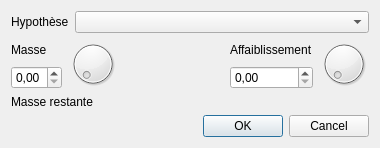
<?xml version="1.0" encoding="UTF-8"?>
<ui version="4.0">
 <class>masseDialog</class>
 <widget class="QDialog" name="masseDialog">
  <property name="geometry">
   <rect>
    <x>0</x>
    <y>0</y>
    <width>380</width>
    <height>140</height>
   </rect>
  </property>
  <property name="windowTitle">
   <string>Affecter une hypothèse</string>
  </property>
  <property name="locale">
   <locale language="French" country="France"/>
  </property>
  <layout class="QVBoxLayout" name="verticalLayout">
   <item>
    <layout class="QHBoxLayout" name="horizontalLayout">
     <item>
      <widget class="QLabel" name="hypotheseLabel">
       <property name="text">
        <string>Hypothèse</string>
       </property>
      </widget>
     </item>
     <item>
      <widget class="QComboBox" name="hypotheseComboBox">
       <property name="sizePolicy">
        <sizepolicy hsizetype="Expanding" vsizetype="Fixed">
         <horstretch>0</horstretch>
         <verstretch>0</verstretch>
        </sizepolicy>
       </property>
      </widget>
     </item>
    </layout>
   </item>
   <item>
    <layout class="QHBoxLayout" name="horizontalLayout_2">
     <item>
      <layout class="QVBoxLayout" name="verticalLayout_2">
       <item>
        <widget class="QLabel" name="masseLabel">
         <property name="text">
          <string>Masse</string>
         </property>
        </widget>
       </item>
       <item>
        <widget class="QDoubleSpinBox" name="masseSpinBox">
         <property name="maximum">
          <double>1.000000000000000</double>
         </property>
         <property name="singleStep">
          <double>0.010000000000000</double>
         </property>
        </widget>
       </item>
      </layout>
     </item>
     <item>
      <widget class="QDial" name="masseSlider">
       <property name="sizePolicy">
        <sizepolicy hsizetype="Preferred" vsizetype="Preferred">
         <horstretch>0</horstretch>
         <verstretch>0</verstretch>
        </sizepolicy>
       </property>
       <property name="maximum">
        <number>100</number>
       </property>
      </widget>
     </item>
     <item>
      <spacer name="horizontalSpacer">
       <property name="orientation">
        <enum>Qt::Horizontal</enum>
       </property>
       <property name="sizeHint" stdset="0">
        <size>
         <width>200</width>
         <height>20</height>
        </size>
       </property>
      </spacer>
     </item>
     <item>
      <layout class="QVBoxLayout" name="verticalLayout_3">
       <item>
        <widget class="QLabel" name="affaiblissementLabel">
         <property name="text">
          <string>Affaiblissement</string>
         </property>
        </widget>
       </item>
       <item>
        <widget class="QDoubleSpinBox" name="affaiblissementSpinBox">
         <property name="maximum">
          <double>1.000000000000000</double>
         </property>
         <property name="singleStep">
          <double>0.010000000000000</double>
         </property>
         <property name="value">
          <double>0.000000000000000</double>
         </property>
        </widget>
       </item>
      </layout>
     </item>
     <item>
      <widget class="QDial" name="affaiblissementSlider">
       <property name="maximum">
        <number>100</number>
       </property>
      </widget>
     </item>
    </layout>
   </item>
   <item>
    <layout class="QHBoxLayout" name="horizontalLayout_3">
     <item>
      <widget class="QLabel" name="remainingMassLabel">
       <property name="text">
        <string>Masse restante</string>
       </property>
      </widget>
     </item>
    </layout>
   </item>
   <item>
    <widget class="QDialogButtonBox" name="buttonBox">
     <property name="orientation">
      <enum>Qt::Horizontal</enum>
     </property>
     <property name="standardButtons">
      <set>QDialogButtonBox::Cancel|QDialogButtonBox::Ok</set>
     </property>
    </widget>
   </item>
  </layout>
 </widget>
 <resources/>
 <connections>
  <connection>
   <sender>buttonBox</sender>
   <signal>accepted()</signal>
   <receiver>masseDialog</receiver>
   <slot>accept()</slot>
   <hints>
    <hint type="sourcelabel">
     <x>248</x>
     <y>254</y>
    </hint>
    <hint type="destinationlabel">
     <x>157</x>
     <y>274</y>
    </hint>
   </hints>
  </connection>
  <connection>
   <sender>buttonBox</sender>
   <signal>rejected()</signal>
   <receiver>masseDialog</receiver>
   <slot>reject()</slot>
   <hints>
    <hint type="sourcelabel">
     <x>316</x>
     <y>260</y>
    </hint>
    <hint type="destinationlabel">
     <x>286</x>
     <y>274</y>
    </hint>
   </hints>
  </connection>
 </connections>
</ui>
